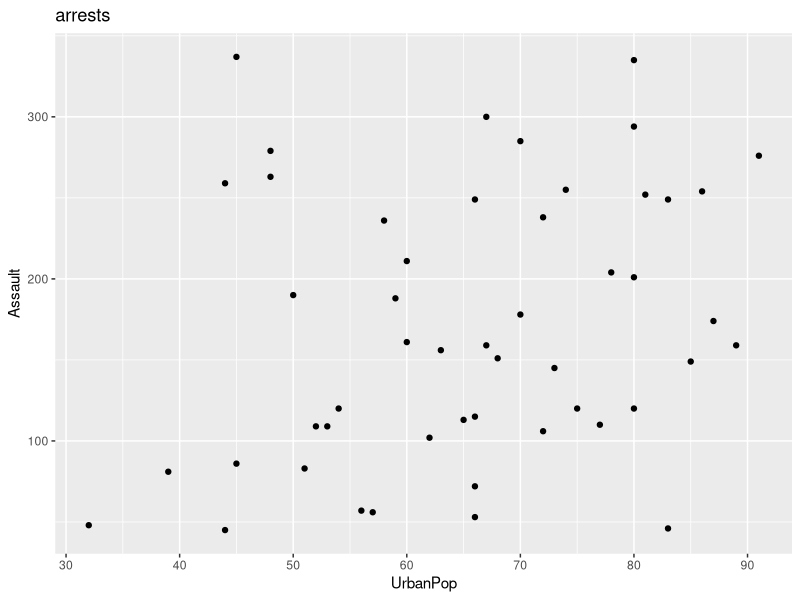

Here is the R script that generated this plot:
library(tidyverse)

arrests <- read_csv("./USArrests.csv")
str(arrests)

graph2 <- ggplot(arrests, aes(x=UrbanPop, y=Assault)) + geom_point() +
  labs(title="arrests")
graph2

